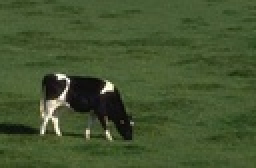
%> input picture Image Segmentation/student_code/cow.jpg, 128 x 84 px, shrunk from 300 x 196 before the run (shown 2 times larger)
$ octave --eval "run_ex5;"   (GNU Octave 9; MATLAB toolbox functions it lacks are replaced by stand-ins)
%> lines starting %> are read from the running program, lines starting %| are printed output that depends on the picture
### Image Segmentation/student_code/meanshiftSeg.m
function [map peak] = meanshiftSeg(img)
X=reshape(img,[],3); % convert to discrete samples of density function
X=double(X);
r=20; % hyperparameter; radius
[N,~]=size(X); % number of points
modes=[]; % modes of the density function
member=zeros(1,N); % stores the assignment of pixel to mode
count=0;
for i=1:N
    p=find_peak(X, X(i,:) , r);
    if(i==1) % first mode
        modes=[modes;p];
        count=count+1;
        member(i)=count;
    else
        d=pdist2(modes,p,'euclidean'); % distance between current peak and existing modes
        if(any(d<r/2))
            x=find(d<r/2); % modes with distance less than r/2 to the peak
            [nx,~]=size(x);
            if(nx>1)       % multiple modes with distance lesser than r/2
                mx=min(d);
                x=find(d==mx); % choose mode with min distance
                x=x(1,1);
            end
            z=[modes(x,:);p];

            modes(x,:)=mean(z); % replace the mode and the current peak with their mean
            member(i)=x;
        else
            modes=[modes;p]; % new mode
            count=count+1;
            member(i)=count;
        end
    end

end
[rw,cl,~]=size(img);
map=reshape(member,rw,cl); % reshape to image dimension
peak=modes; % final modes after convergence

end

### Image Segmentation/student_code/find_peak.m
function peak = find_peak(X, xl , r)

pivot=xl; % current centre of circle
threshold=1; % threshold on distance between successive centres
while(1)
    D=pdist2(X,pivot,'euclidean');
    X1=X(D<r,:); % points within the cirlce
    new_pivot=mean(X1,1); % new centre
    if(norm(new_pivot-double(pivot))<threshold) % check convergence
        break;
    end
    pivot=new_pivot; %update centre of circle

end
peak=pivot;
end

### Image Segmentation/student_code/generate_mu.m
% Generate initial values for mu
% K is the number of segments

function mu = generate_mu(X,K)

% min and max values of each dimension
lmin=double(min(X(:,1)));
lmax=double(max(X(:,1)));
amin=double(min(X(:,2)));
amax=double(max(X(:,2)));
bmin=double(min(X(:,3)));
bmax=double(max(X(:,3)));
% uniformly spaced
l = linspace(lmin,lmax,K);
a= linspace(amin,amax,K);
b= linspace(bmin,bmax,K);
mu= [l;a;b];

end

### Image Segmentation/student_code/EM.m
function [map cluster] = EM(img)

K=3; % number of segments
X=reshape(img,[],3);
X=double(X);
iter=0; % number of iterations
threshold=1e-3; % convergence of log-likelihood
log_lik=[];
resp=[]; % assignment of pixel to components

% Initialize alpha
alpha=repmat(1/K,1,K);
% use function generate_mu to initialize mus
mu=generate_mu(X,K);
% use function generate_cov to initialize covariances
sig=generate_cov(X,K);

% log_lik computation
N = size(X,1); %Number of points
d = size(X,2); %dimension of a point
P = zeros(N,K); %Probability in column k row j is the probability for point j to be in cluster k
for j = 1:N
    xl = double(X(j,:)');
    for k = 1:K
        p = alpha(k) * 1 / ((2*pi)^(d/2) * sqrt(det(double(sig{k,1})))) * exp(-0.5*(xl-mu(:,k))' * inv(double(sig{k,1})) * (xl-mu(:,k)));
        P(j,k) = p;
    end
end
log_lik(iter+1)= sum(log(sum(P, 2)));

% iterate between maximization and expectation
% use function maximization
% use function expectation

while(true)
    iter = iter + 1;
    % E-step
    P = expectation(mu,sig,alpha,X);

    % M-step
    [mu_new, sig_new, alpha_new] = maximization(P, X);

    % log lik compute
    for j = 1:N
    xl = double(X(j,:)'); %X is Nx3, xl should be 3x1
    for k = 1:K
        p = alpha(k) * 1 / ((2*pi)^(d/2) * sqrt(det(double(sig_new{k,1})))) * exp(-0.5*(xl-mu_new(:,k))' * inv(double(sig_new{k,1})) * (xl-mu_new(:,k)));
        P(j,k) = p;
    end
    end
    log_lik(iter+1)= sum(log(sum(P, 2)));

    resp=P; % unnormalised posterior probability of a point belonging to each component
    cluster=mu_new';
    disp(log_lik(1,iter+1))
    % Convergence
    if(abs(log_lik(1,iter+1)-log_lik(1,iter))<threshold)
        break;
    end
    % update parameters
    mu=mu_new;
    sig=sig_new;
    alpha=alpha_new;

end

% Calculate pixel assignment
N = size(X,1);
s=size(img);
map=[];
for i=1:N
    c=resp(i,:);
    a=find(c==max(c));  % component with max posterior
    map=[map ;a(1)];
end

[rw,cl,~]=size(img);
map=reshape(map,rw,cl);


end

### Image Segmentation/student_code/generate_cov.m
% Generate initial values for the K
% covariance matrices

function cov = generate_cov(X, K)

lmin=min(X(:,1));
lmax=max(X(:,1));
amin=min(X(:,2));
amax=max(X(:,2));
bmin=min(X(:,3));
bmax=max(X(:,3));
% range of each dimension
lrange=lmax-lmin;
arange=amax-amin;
brange=bmax-bmin;
v=[lrange arange brange];
cov=cell(K,1);
for k=1:K
    cov{k,1}=diag(v); % diagonal initialisation
end

end

### Image Segmentation/student_code/expectation.m
function P = expectation(mu,var,alpha,X)

K = length(alpha);
N = size(X,1); %Number of points
d = size(X,2); %dimension of a point
P = zeros(N,K); %Probability in column k row j is the probability for point j to be in cluster k
for j = 1:N
    xl = double(X(j,:)');
    for k = 1:K
        p = alpha(k) * 1 / ((2*pi)^(d/2) * sqrt(det(var{k,1}))) * exp(-0.5*(xl-mu(:,k))' * inv(var{k,1}) * (xl-mu(:,k)));
        P(j,k) = p;
    end
    Z = sum(P(j,:));

    P(j,:) = P(j,:) / Z; %Normalization


end

end

### Image Segmentation/student_code/maximization.m
function [mu, var, alpha] = maximization(P, X)

K = size(P,2);
N = size(X,1);
D= size(X,2);
Nk=sum(P);
alpha=Nk/N;
X=double(X);
mu=[];
for k=1:K
    su=[];
    for i=1:N
         gk=P(i,k)*X(i,:);
         su=[su;gk];
    end
    uk=(1/Nk(1,k))*sum(su);
    mu=[mu uk']; % DXK matrix updating means
end

var=cell(K,1);
for k=1:K
    su=zeros(D);
    for i=1:N
         gk=P(i,k)*(X(i,:)-mu(:,k)')'*(X(i,:)-mu(:,k)'); % updating covariance matrices
         su=su+gk;
    end
    sigk=su/Nk(1,k);
    var{k,1}=sigk;
end


end

### Image Segmentation/student_code/exercise5.m
function run_ex5()

% load image
img = imread('cow.jpg');
%> img is the input picture: size 84x128x3 uint8; mean R, G, B 68, 84.8, 47.4
% for faster debugging you might want to decrease the size of your image
% (use imresize)
% (especially for the mean-shift part!)
img = imresize(img, 0.4);
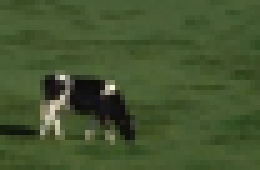
%> img: size 34x52x3 uint8 (shown 5 times larger); mean R, G, B 68, 84.9, 47.5

figure, imshow(img), title('original image')

% smooth image (6.1a)
% (replace the following line with your code for the smoothing of the image)
H = fspecial('gaussian',5);
imgSmoothed = imfilter(img,H);
%imgSmoothed = imgaussfilt(img,5);
figure, imshow(imgSmoothed), title('smoothed image')

% convert to L*a*b* image (6.1b)
% (replace the folliwing line with your code to convert the image to lab
% space
cform = makecform('srgb2lab');
imglab = applycform(imgSmoothed,cform);
%> imglab: size 34x52x3 uint8; mean of channels 1, 2, 3 85.1, 115.9, 147.3
figure, imshow(imglab), title('l*a*b* image')

% (6.2)
[mapMS peak] = meanshiftSeg(imglab);
%> in meanshiftSeg, `X=reshape(img,[],3);`: X = 1768 rows, first 12: [70 117 144; 76 116 147; 85 116 146; 86 116 146; 85 116 147; 89 115 147; 85 115 147; 77 114 148; 76 115 147; 82 115 147; 79 116 147; 83 116 146]
%> the loop in meanshiftSeg, `for i=1:N` made 1768 passes
%> (d, x, z) on passes 2 to 11: (0.322, 1, [87.41 114.7 148.7; 87.73 114.7 148.7]), (0.0806, 1, [87.57 114.7 148.7; 87.63 114.8 148.7]), (0.163, 1, [87.6 114.7 148.7; 87.76 114.8 148.7]), (0.0483, 1, [87.68 114.7 148.7; 87.64 114.7 148.7]), (0.448, 1, [87.66 114.7 148.7; 88.11 114.7 148.7]), (0.244, 1, [87.88 114.7 148.7; 87.64 114.7 148.7]), (0.0366, 1, [87.76 114.7 148.7; 87.77 114.7 148.7]), (0.0387, 1, [87.77 114.7 148.7; 87.73 114.7 148.7]), (0.309, 1, [87.75 114.7 148.7; 87.44 114.7 148.7]), (0.242, 1, [87.6 114.7 148.7; 87.83 114.7 148.7])
%> d on pass 26: 70.03
%> after the loop in meanshiftSeg, `for i=1:N`: count = 5; d = [0.0918; 70.49; 43.55; 78.59; 88.68]; member = 1768 values, max 5 at index 330, min 1 at index 1, mean 1.1; modes = [87.57 114.7 148.7; 20.39 126.9 131; 46.37 123.3 137.3; 164.9 126.1 140.5; 175.1 126.1 140.8]; x = 1; z = [87.61 114.7 148.7; 87.52 114.7 148.7]
%> in meanshiftSeg, `map=reshape(member,rw,cl);`:
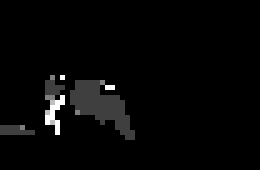
%> map: size 34x52 double (shown 5 times larger); min 1, max 5, mean 1.1; drawn with min black and max white
%> in meanshiftSeg, `peak=modes;`: peak has the same summary as modes
%> peak has the same summary as modes in meanshiftSeg
visualizeSegmentationResults (mapMS,peak);
%> (this line was passed over: visualizeSegmentationResults is not available in this run)

% (6.3)
[mapEM cluster] = EM(imglab);
%> in generate_mu, `lmin=double(min(X(:,1)));`: lmin = 10
%> in generate_mu, `lmax=double(max(X(:,1)));`: lmax = 206
%> in generate_mu, `amin=double(min(X(:,2)));`: amin = 111
%> in generate_mu, `amax=double(max(X(:,2)));`: amax = 132
%> in generate_mu, `bmin=double(min(X(:,3)));`: bmin = 125
%> in generate_mu, `bmax=double(max(X(:,3)));`: bmax = 153
%> in generate_mu, `l = linspace(lmin,lmax,K);`: l = [10 108 206]
%> in generate_mu, `a= linspace(amin,amax,K);`: a = [111 121.5 132]
%> in generate_mu, `b= linspace(bmin,bmax,K);`: b = [125 139 153]
%> in generate_mu, `mu= [l;a;b];`: mu = [10 108 206; 111 121.5 132; 125 139 153]
%> in generate_cov, `lrange=lmax-lmin;`: lrange = 196
%> in generate_cov, `arange=amax-amin;`: arange = 21
%> in generate_cov, `brange=bmax-bmin;`: brange = 28
%> in generate_cov, `v=[lrange arange brange];`: v = [196 21 28]
%> after the loop in generate_cov, `for k=1:K`: cov = {[196 0 0; 0 21 0; 0 0 28], [196 0 0; 0 21 0; 0 0 28], [196 0 0; 0 21 0; 0 0 28]}
%> in EM, `sig=generate_cov(X,K);`: sig has the same summary as cov in generate_cov
%> the loop in EM, `for j = 1:N` made 1768 passes
%> xl on passes 1 to 3: [70; 117; 144], [76; 116; 147], [85; 116; 146]
%> after the loop in EM, `for j = 1:N`: P = 1768 rows, first 12: [4.31e-12 6.19e-07 2.23e-28; 9.05e-14 7.1e-07 1.4e-26; 7.66e-15 3.28e-06 3.52e-24; 5.21e-15 3.68e-06 6.52e-24; 3.55e-15 2.51e-06 4.44e-24; 9.15e-16 2.89e-06 2.3e-23; 4.4e-15 1.89e-06 2.03e-24; 4.23e-14 3.31e-07 6.52e-27; 1.12e-13 5.33e-07 6.37e-27; 1.36e-14 1.3e-06 3.11e-25; 3.22e-14 1.13e-06 9.98e-26; 1.63e-14 2.57e-06 1.01e-24]
visualizeSegmentationResults (mapEM,cluster);

end
%> (the run ends here)
